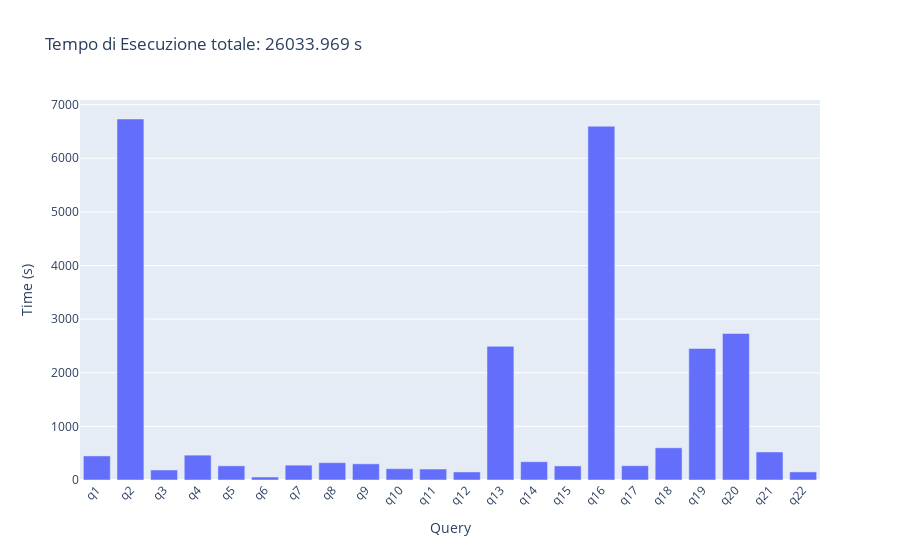

Source (notebook cell):
### Code cell
fig = go.Figure()
fig.add_trace(go.Bar(x=mean_time.index, y=mean_time["mean"], name='Execution Time'))
fig.update_layout(barmode='group', xaxis_tickangle=-45, title='Tempo di Esecuzione totale: ' + str(total_time) + " s", xaxis_title='Query', yaxis_title='Time (s)')
fig.show()

### Figure 1 — Plotly figure (JSON) as saved in the notebook; plotly's stock layout.template omitted (floating-point values rounded to 4 significant figures)
{"data": [{"name": "Execution Time", "type": "bar", "x": ["q1", "q2", "q3", "q4", "q5", "q6", "q7", "q8", "q9", "q10", "q11", "q12", "q13", "q14", "q15", "q16", "q17", "q18", "q19", "q20", "q21", "q22"], "y": [448.8, 6732.0, 187.1, 463.6, 264.3, 55.77, 276.7, 322.6, 301.3, 210.7, 204.6, 150.1, 2492.0, 340.9, 262.3, 6597.0, 266.1, 600.5, 2453.0, 2731.0, 522.5, 151.1]}], "layout": {"barmode": "group", "title": {"text": "Tempo di Esecuzione totale: 26033.969 s"}, "xaxis": {"tickangle": -45, "title": {"text": "Query"}}, "yaxis": {"title": {"text": "Time (s)"}}}}
